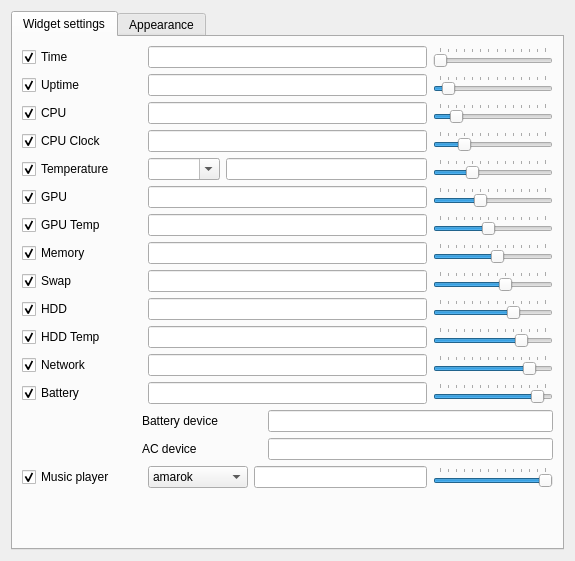
<?xml version="1.0" encoding="UTF-8"?>
<ui version="4.0">
 <class>ConfigWindow</class>
 <widget class="QWidget" name="ConfigWindow">
  <property name="geometry">
   <rect>
    <x>0</x>
    <y>0</y>
    <width>575</width>
    <height>561</height>
   </rect>
  </property>
  <property name="sizePolicy">
   <sizepolicy hsizetype="Expanding" vsizetype="Expanding">
    <horstretch>0</horstretch>
    <verstretch>0</verstretch>
   </sizepolicy>
  </property>
  <property name="minimumSize">
   <size>
    <width>575</width>
    <height>500</height>
   </size>
  </property>
  <property name="maximumSize">
   <size>
    <width>16777215</width>
    <height>16777215</height>
   </size>
  </property>
  <property name="windowTitle">
   <string>Form</string>
  </property>
  <layout class="QGridLayout" name="gridLayout">
   <item row="0" column="0">
    <widget class="QTabWidget" name="tabWidget">
     <property name="currentIndex">
      <number>0</number>
     </property>
     <widget class="QWidget" name="settings">
      <attribute name="title">
       <string>Widget settings</string>
      </attribute>
      <layout class="QVBoxLayout" name="verticalLayout_2">
       <item>
        <layout class="QHBoxLayout" name="layout_time">
         <item>
          <widget class="QCheckBox" name="checkBox_time">
           <property name="minimumSize">
            <size>
             <width>120</width>
             <height>0</height>
            </size>
           </property>
           <property name="text">
            <string notr="true">Time</string>
           </property>
           <property name="checked">
            <bool>true</bool>
           </property>
          </widget>
         </item>
         <item>
          <widget class="QLineEdit" name="lineEdit_time">
           <property name="toolTip">
            <string notr="true">$time - time in default format
$isotime - time in ISO format
$shorttime - time in short format
$longtime - time in log format
$snsntime - time in format 'string number string number'
$nsnstime - time in format 'number string number string'</string>
           </property>
           <property name="alignment">
            <set>Qt::AlignRight|Qt::AlignTrailing|Qt::AlignVCenter</set>
           </property>
          </widget>
         </item>
         <item>
          <widget class="QSlider" name="slider_time">
           <property name="maximumSize">
            <size>
             <width>120</width>
             <height>16777215</height>
            </size>
           </property>
           <property name="minimum">
            <number>1</number>
           </property>
           <property name="maximum">
            <number>14</number>
           </property>
           <property name="pageStep">
            <number>1</number>
           </property>
           <property name="orientation">
            <enum>Qt::Horizontal</enum>
           </property>
           <property name="tickPosition">
            <enum>QSlider::TicksAbove</enum>
           </property>
          </widget>
         </item>
        </layout>
       </item>
       <item>
        <layout class="QHBoxLayout" name="layout_uptime">
         <item>
          <widget class="QCheckBox" name="checkBox_uptime">
           <property name="minimumSize">
            <size>
             <width>120</width>
             <height>0</height>
            </size>
           </property>
           <property name="text">
            <string notr="true">Uptime</string>
           </property>
           <property name="checked">
            <bool>true</bool>
           </property>
          </widget>
         </item>
         <item>
          <widget class="QLineEdit" name="lineEdit_uptime">
           <property name="toolTip">
            <string notr="true">$uptime - uptime</string>
           </property>
           <property name="alignment">
            <set>Qt::AlignRight|Qt::AlignTrailing|Qt::AlignVCenter</set>
           </property>
          </widget>
         </item>
         <item>
          <widget class="QSlider" name="slider_uptime">
           <property name="maximumSize">
            <size>
             <width>120</width>
             <height>16777215</height>
            </size>
           </property>
           <property name="minimum">
            <number>1</number>
           </property>
           <property name="maximum">
            <number>14</number>
           </property>
           <property name="pageStep">
            <number>1</number>
           </property>
           <property name="value">
            <number>2</number>
           </property>
           <property name="orientation">
            <enum>Qt::Horizontal</enum>
           </property>
           <property name="tickPosition">
            <enum>QSlider::TicksAbove</enum>
           </property>
          </widget>
         </item>
        </layout>
       </item>
       <item>
        <layout class="QHBoxLayout" name="layout_cpu">
         <item>
          <widget class="QCheckBox" name="checkBox_cpu">
           <property name="minimumSize">
            <size>
             <width>120</width>
             <height>0</height>
            </size>
           </property>
           <property name="text">
            <string notr="true">CPU</string>
           </property>
           <property name="checked">
            <bool>true</bool>
           </property>
          </widget>
         </item>
         <item>
          <widget class="QLineEdit" name="lineEdit_cpu">
           <property name="toolTip">
            <string notr="true">$cpu - total load CPU, %
$ccpu - load CPU for each core, %</string>
           </property>
           <property name="alignment">
            <set>Qt::AlignRight|Qt::AlignTrailing|Qt::AlignVCenter</set>
           </property>
          </widget>
         </item>
         <item>
          <widget class="QSlider" name="slider_cpu">
           <property name="maximumSize">
            <size>
             <width>120</width>
             <height>16777215</height>
            </size>
           </property>
           <property name="minimum">
            <number>1</number>
           </property>
           <property name="maximum">
            <number>14</number>
           </property>
           <property name="pageStep">
            <number>1</number>
           </property>
           <property name="value">
            <number>3</number>
           </property>
           <property name="orientation">
            <enum>Qt::Horizontal</enum>
           </property>
           <property name="tickPosition">
            <enum>QSlider::TicksAbove</enum>
           </property>
          </widget>
         </item>
        </layout>
       </item>
       <item>
        <layout class="QHBoxLayout" name="layout_cpuclock">
         <item>
          <widget class="QCheckBox" name="checkBox_cpuclock">
           <property name="minimumSize">
            <size>
             <width>120</width>
             <height>0</height>
            </size>
           </property>
           <property name="text">
            <string notr="true">CPU Clock</string>
           </property>
           <property name="checked">
            <bool>true</bool>
           </property>
          </widget>
         </item>
         <item>
          <widget class="QLineEdit" name="lineEdit_cpuclock">
           <property name="toolTip">
            <string notr="true">$cpucl - average CPU clock, MHz
$ccpucl - CPU clock for each core, MHz</string>
           </property>
           <property name="alignment">
            <set>Qt::AlignRight|Qt::AlignTrailing|Qt::AlignVCenter</set>
           </property>
          </widget>
         </item>
         <item>
          <widget class="QSlider" name="slider_cpuclock">
           <property name="maximumSize">
            <size>
             <width>120</width>
             <height>16777215</height>
            </size>
           </property>
           <property name="minimum">
            <number>1</number>
           </property>
           <property name="maximum">
            <number>14</number>
           </property>
           <property name="pageStep">
            <number>1</number>
           </property>
           <property name="value">
            <number>4</number>
           </property>
           <property name="orientation">
            <enum>Qt::Horizontal</enum>
           </property>
           <property name="tickPosition">
            <enum>QSlider::TicksAbove</enum>
           </property>
          </widget>
         </item>
        </layout>
       </item>
       <item>
        <layout class="QHBoxLayout" name="layout_temp">
         <item>
          <widget class="QCheckBox" name="checkBox_temp">
           <property name="minimumSize">
            <size>
             <width>120</width>
             <height>0</height>
            </size>
           </property>
           <property name="text">
            <string notr="true">Temperature</string>
           </property>
           <property name="checked">
            <bool>true</bool>
           </property>
          </widget>
         </item>
         <item>
          <widget class="QComboBox" name="comboBox_temp">
           <property name="maximumSize">
            <size>
             <width>150</width>
             <height>16777215</height>
            </size>
           </property>
           <property name="editable">
            <bool>true</bool>
           </property>
          </widget>
         </item>
         <item>
          <widget class="QLineEdit" name="lineEdit_temp">
           <property name="toolTip">
            <string notr="true">$temp - physical temperature on CPU</string>
           </property>
           <property name="alignment">
            <set>Qt::AlignRight|Qt::AlignTrailing|Qt::AlignVCenter</set>
           </property>
          </widget>
         </item>
         <item>
          <widget class="QSlider" name="slider_temp">
           <property name="maximumSize">
            <size>
             <width>120</width>
             <height>16777215</height>
            </size>
           </property>
           <property name="minimum">
            <number>1</number>
           </property>
           <property name="maximum">
            <number>14</number>
           </property>
           <property name="pageStep">
            <number>1</number>
           </property>
           <property name="value">
            <number>5</number>
           </property>
           <property name="orientation">
            <enum>Qt::Horizontal</enum>
           </property>
           <property name="tickPosition">
            <enum>QSlider::TicksAbove</enum>
           </property>
          </widget>
         </item>
        </layout>
       </item>
       <item>
        <layout class="QHBoxLayout" name="layout_gpu">
         <item>
          <widget class="QCheckBox" name="checkBox_gpu">
           <property name="minimumSize">
            <size>
             <width>120</width>
             <height>0</height>
            </size>
           </property>
           <property name="text">
            <string notr="true">GPU</string>
           </property>
           <property name="checked">
            <bool>true</bool>
           </property>
          </widget>
         </item>
         <item>
          <widget class="QLineEdit" name="lineEdit_gpu">
           <property name="toolTip">
            <string notr="true">$gpu - gpu usage, %</string>
           </property>
           <property name="alignment">
            <set>Qt::AlignRight|Qt::AlignTrailing|Qt::AlignVCenter</set>
           </property>
          </widget>
         </item>
         <item>
          <widget class="QSlider" name="slider_gpu">
           <property name="maximumSize">
            <size>
             <width>120</width>
             <height>16777215</height>
            </size>
           </property>
           <property name="minimum">
            <number>1</number>
           </property>
           <property name="maximum">
            <number>14</number>
           </property>
           <property name="pageStep">
            <number>1</number>
           </property>
           <property name="value">
            <number>6</number>
           </property>
           <property name="orientation">
            <enum>Qt::Horizontal</enum>
           </property>
           <property name="tickPosition">
            <enum>QSlider::TicksAbove</enum>
           </property>
          </widget>
         </item>
        </layout>
       </item>
       <item>
        <layout class="QHBoxLayout" name="layout_gpuTemp">
         <item>
          <widget class="QCheckBox" name="checkBox_gpuTemp">
           <property name="minimumSize">
            <size>
             <width>120</width>
             <height>0</height>
            </size>
           </property>
           <property name="text">
            <string notr="true">GPU Temp</string>
           </property>
           <property name="checked">
            <bool>true</bool>
           </property>
          </widget>
         </item>
         <item>
          <widget class="QLineEdit" name="lineEdit_gpuTemp">
           <property name="toolTip">
            <string notr="true">$gputemp - physical temperature on GPU</string>
           </property>
           <property name="alignment">
            <set>Qt::AlignRight|Qt::AlignTrailing|Qt::AlignVCenter</set>
           </property>
          </widget>
         </item>
         <item>
          <widget class="QSlider" name="slider_gpuTemp">
           <property name="maximumSize">
            <size>
             <width>120</width>
             <height>16777215</height>
            </size>
           </property>
           <property name="minimum">
            <number>1</number>
           </property>
           <property name="maximum">
            <number>14</number>
           </property>
           <property name="pageStep">
            <number>1</number>
           </property>
           <property name="value">
            <number>7</number>
           </property>
           <property name="orientation">
            <enum>Qt::Horizontal</enum>
           </property>
           <property name="tickPosition">
            <enum>QSlider::TicksAbove</enum>
           </property>
          </widget>
         </item>
        </layout>
       </item>
       <item>
        <layout class="QHBoxLayout" name="layout_mem">
         <item>
          <widget class="QCheckBox" name="checkBox_mem">
           <property name="minimumSize">
            <size>
             <width>120</width>
             <height>0</height>
            </size>
           </property>
           <property name="text">
            <string notr="true">Memory</string>
           </property>
           <property name="checked">
            <bool>true</bool>
           </property>
          </widget>
         </item>
         <item>
          <widget class="QLineEdit" name="lineEdit_mem">
           <property name="toolTip">
            <string notr="true">$mem - RAM usage, %
$memmb - RAM usage, MB</string>
           </property>
           <property name="alignment">
            <set>Qt::AlignRight|Qt::AlignTrailing|Qt::AlignVCenter</set>
           </property>
          </widget>
         </item>
         <item>
          <widget class="QSlider" name="slider_mem">
           <property name="maximumSize">
            <size>
             <width>120</width>
             <height>16777215</height>
            </size>
           </property>
           <property name="minimum">
            <number>1</number>
           </property>
           <property name="maximum">
            <number>14</number>
           </property>
           <property name="pageStep">
            <number>1</number>
           </property>
           <property name="value">
            <number>8</number>
           </property>
           <property name="orientation">
            <enum>Qt::Horizontal</enum>
           </property>
           <property name="tickPosition">
            <enum>QSlider::TicksAbove</enum>
           </property>
          </widget>
         </item>
        </layout>
       </item>
       <item>
        <layout class="QHBoxLayout" name="layout_swap">
         <item>
          <widget class="QCheckBox" name="checkBox_swap">
           <property name="minimumSize">
            <size>
             <width>120</width>
             <height>0</height>
            </size>
           </property>
           <property name="text">
            <string notr="true">Swap</string>
           </property>
           <property name="checked">
            <bool>true</bool>
           </property>
          </widget>
         </item>
         <item>
          <widget class="QLineEdit" name="lineEdit_swap">
           <property name="toolTip">
            <string notr="true">$swap - swap usage, %
$swapmb - swap usage, MB</string>
           </property>
           <property name="alignment">
            <set>Qt::AlignRight|Qt::AlignTrailing|Qt::AlignVCenter</set>
           </property>
          </widget>
         </item>
         <item>
          <widget class="QSlider" name="slider_swap">
           <property name="maximumSize">
            <size>
             <width>120</width>
             <height>16777215</height>
            </size>
           </property>
           <property name="minimum">
            <number>1</number>
           </property>
           <property name="maximum">
            <number>14</number>
           </property>
           <property name="pageStep">
            <number>1</number>
           </property>
           <property name="value">
            <number>9</number>
           </property>
           <property name="orientation">
            <enum>Qt::Horizontal</enum>
           </property>
           <property name="tickPosition">
            <enum>QSlider::TicksAbove</enum>
           </property>
          </widget>
         </item>
        </layout>
       </item>
       <item>
        <layout class="QHBoxLayout" name="layout_hdd">
         <item>
          <widget class="QCheckBox" name="checkBox_hdd">
           <property name="minimumSize">
            <size>
             <width>120</width>
             <height>0</height>
            </size>
           </property>
           <property name="text">
            <string notr="true">HDD</string>
           </property>
           <property name="checked">
            <bool>true</bool>
           </property>
          </widget>
         </item>
         <item>
          <widget class="QLineEdit" name="lineEdit_hdd">
           <property name="toolTip">
            <string notr="true">@@/;@@ - mount point usage, %</string>
           </property>
           <property name="alignment">
            <set>Qt::AlignRight|Qt::AlignTrailing|Qt::AlignVCenter</set>
           </property>
          </widget>
         </item>
         <item>
          <widget class="QSlider" name="slider_hdd">
           <property name="maximumSize">
            <size>
             <width>120</width>
             <height>16777215</height>
            </size>
           </property>
           <property name="minimum">
            <number>1</number>
           </property>
           <property name="maximum">
            <number>14</number>
           </property>
           <property name="pageStep">
            <number>1</number>
           </property>
           <property name="value">
            <number>10</number>
           </property>
           <property name="orientation">
            <enum>Qt::Horizontal</enum>
           </property>
           <property name="tickPosition">
            <enum>QSlider::TicksAbove</enum>
           </property>
          </widget>
         </item>
        </layout>
       </item>
       <item>
        <layout class="QHBoxLayout" name="layout_hddTemp">
         <item>
          <widget class="QCheckBox" name="checkBox_hddTemp">
           <property name="minimumSize">
            <size>
             <width>120</width>
             <height>0</height>
            </size>
           </property>
           <property name="text">
            <string notr="true">HDD Temp</string>
           </property>
           <property name="checked">
            <bool>true</bool>
           </property>
          </widget>
         </item>
         <item>
          <widget class="QLineEdit" name="lineEdit_hddTemp">
           <property name="toolTip">
            <string notr="true">@@/dev/sda@@ - physical temperature on /dev/sda</string>
           </property>
           <property name="alignment">
            <set>Qt::AlignRight|Qt::AlignTrailing|Qt::AlignVCenter</set>
           </property>
          </widget>
         </item>
         <item>
          <widget class="QSlider" name="slider_hddTemp">
           <property name="maximumSize">
            <size>
             <width>120</width>
             <height>16777215</height>
            </size>
           </property>
           <property name="minimum">
            <number>1</number>
           </property>
           <property name="maximum">
            <number>14</number>
           </property>
           <property name="pageStep">
            <number>1</number>
           </property>
           <property name="value">
            <number>11</number>
           </property>
           <property name="orientation">
            <enum>Qt::Horizontal</enum>
           </property>
           <property name="tickPosition">
            <enum>QSlider::TicksAbove</enum>
           </property>
          </widget>
         </item>
        </layout>
       </item>
       <item>
        <layout class="QHBoxLayout" name="layout_net">
         <item>
          <widget class="QCheckBox" name="checkBox_net">
           <property name="minimumSize">
            <size>
             <width>120</width>
             <height>0</height>
            </size>
           </property>
           <property name="text">
            <string notr="true">Network</string>
           </property>
           <property name="checked">
            <bool>true</bool>
           </property>
          </widget>
         </item>
         <item>
          <widget class="QLineEdit" name="lineEdit_net">
           <property name="toolTip">
            <string notr="true">$net - network speed, down/up, KB/s
$netdev - current network device
@@eth0@@ - disable auto select device and set specified device</string>
           </property>
           <property name="alignment">
            <set>Qt::AlignRight|Qt::AlignTrailing|Qt::AlignVCenter</set>
           </property>
          </widget>
         </item>
         <item>
          <widget class="QSlider" name="slider_net">
           <property name="maximumSize">
            <size>
             <width>120</width>
             <height>16777215</height>
            </size>
           </property>
           <property name="minimum">
            <number>1</number>
           </property>
           <property name="maximum">
            <number>14</number>
           </property>
           <property name="pageStep">
            <number>1</number>
           </property>
           <property name="value">
            <number>12</number>
           </property>
           <property name="orientation">
            <enum>Qt::Horizontal</enum>
           </property>
           <property name="tickPosition">
            <enum>QSlider::TicksAbove</enum>
           </property>
          </widget>
         </item>
        </layout>
       </item>
       <item>
        <layout class="QHBoxLayout" name="layout_bat">
         <item>
          <widget class="QCheckBox" name="checkBox_bat">
           <property name="minimumSize">
            <size>
             <width>120</width>
             <height>0</height>
            </size>
           </property>
           <property name="text">
            <string notr="true">Battery</string>
           </property>
           <property name="checked">
            <bool>true</bool>
           </property>
          </widget>
         </item>
         <item>
          <widget class="QLineEdit" name="lineEdit_bat">
           <property name="toolTip">
            <string notr="true">$bat - battery charge, %
$ac - AC status</string>
           </property>
           <property name="alignment">
            <set>Qt::AlignRight|Qt::AlignTrailing|Qt::AlignVCenter</set>
           </property>
          </widget>
         </item>
         <item>
          <widget class="QSlider" name="slider_bat">
           <property name="maximumSize">
            <size>
             <width>120</width>
             <height>16777215</height>
            </size>
           </property>
           <property name="minimum">
            <number>1</number>
           </property>
           <property name="maximum">
            <number>14</number>
           </property>
           <property name="pageStep">
            <number>1</number>
           </property>
           <property name="value">
            <number>13</number>
           </property>
           <property name="orientation">
            <enum>Qt::Horizontal</enum>
           </property>
           <property name="tickPosition">
            <enum>QSlider::TicksAbove</enum>
           </property>
          </widget>
         </item>
        </layout>
       </item>
       <item>
        <layout class="QHBoxLayout" name="layout_batdev">
         <item>
          <spacer name="spacer_batdev">
           <property name="orientation">
            <enum>Qt::Horizontal</enum>
           </property>
           <property name="sizeType">
            <enum>QSizePolicy::Preferred</enum>
           </property>
           <property name="sizeHint" stdset="0">
            <size>
             <width>120</width>
             <height>20</height>
            </size>
           </property>
          </spacer>
         </item>
         <item>
          <widget class="QLabel" name="label_batdev">
           <property name="minimumSize">
            <size>
             <width>120</width>
             <height>0</height>
            </size>
           </property>
           <property name="text">
            <string>Battery device</string>
           </property>
          </widget>
         </item>
         <item>
          <widget class="QLineEdit" name="lineEdit_batdev">
           <property name="toolTip">
            <string notr="true">&quot;/sys/class/power_supply/BAT0/capacity&quot; by default</string>
           </property>
           <property name="alignment">
            <set>Qt::AlignRight|Qt::AlignTrailing|Qt::AlignVCenter</set>
           </property>
          </widget>
         </item>
        </layout>
       </item>
       <item>
        <layout class="QHBoxLayout" name="layout_acdev">
         <item>
          <spacer name="spacer_acdev">
           <property name="orientation">
            <enum>Qt::Horizontal</enum>
           </property>
           <property name="sizeType">
            <enum>QSizePolicy::Preferred</enum>
           </property>
           <property name="sizeHint" stdset="0">
            <size>
             <width>120</width>
             <height>20</height>
            </size>
           </property>
          </spacer>
         </item>
         <item>
          <widget class="QLabel" name="label_acdev">
           <property name="minimumSize">
            <size>
             <width>120</width>
             <height>0</height>
            </size>
           </property>
           <property name="text">
            <string>AC device</string>
           </property>
          </widget>
         </item>
         <item>
          <widget class="QLineEdit" name="lineEdit_acdev">
           <property name="toolTip">
            <string notr="true">&quot;/sys/class/power_supply/AC/online&quot; by default</string>
           </property>
           <property name="alignment">
            <set>Qt::AlignRight|Qt::AlignTrailing|Qt::AlignVCenter</set>
           </property>
          </widget>
         </item>
        </layout>
       </item>
       <item>
        <layout class="QHBoxLayout" name="layout_player">
         <item>
          <widget class="QCheckBox" name="checkBox_player">
           <property name="minimumSize">
            <size>
             <width>120</width>
             <height>0</height>
            </size>
           </property>
           <property name="text">
            <string notr="true">Music player</string>
           </property>
           <property name="checked">
            <bool>true</bool>
           </property>
          </widget>
         </item>
         <item>
          <widget class="QComboBox" name="comboBox_player">
           <property name="minimumSize">
            <size>
             <width>100</width>
             <height>0</height>
            </size>
           </property>
           <item>
            <property name="text">
             <string>amarok</string>
            </property>
           </item>
           <item>
            <property name="text">
             <string>mpd</string>
            </property>
           </item>
           <item>
            <property name="text">
             <string>qmmp</string>
            </property>
           </item>
          </widget>
         </item>
         <item>
          <widget class="QLineEdit" name="lineEdit_player">
           <property name="toolTip">
            <string notr="true">$album - song album
$artist - song artist
$progress - song progress
$time - song duration
$title - song title</string>
           </property>
           <property name="alignment">
            <set>Qt::AlignRight|Qt::AlignTrailing|Qt::AlignVCenter</set>
           </property>
          </widget>
         </item>
         <item>
          <widget class="QSlider" name="slider_player">
           <property name="maximumSize">
            <size>
             <width>120</width>
             <height>16777215</height>
            </size>
           </property>
           <property name="minimum">
            <number>1</number>
           </property>
           <property name="maximum">
            <number>14</number>
           </property>
           <property name="pageStep">
            <number>1</number>
           </property>
           <property name="value">
            <number>14</number>
           </property>
           <property name="orientation">
            <enum>Qt::Horizontal</enum>
           </property>
           <property name="tickPosition">
            <enum>QSlider::TicksAbove</enum>
           </property>
          </widget>
         </item>
        </layout>
       </item>
       <item>
        <spacer name="spacer_elements">
         <property name="orientation">
          <enum>Qt::Vertical</enum>
         </property>
         <property name="sizeHint" stdset="0">
          <size>
           <width>20</width>
           <height>0</height>
          </size>
         </property>
        </spacer>
       </item>
      </layout>
     </widget>
     <widget class="QWidget" name="appearance">
      <attribute name="title">
       <string>Appearance</string>
      </attribute>
      <layout class="QVBoxLayout" name="verticalLayout_3">
       <item>
        <layout class="QHBoxLayout" name="layout_interval">
         <item>
          <widget class="QLabel" name="label_interval">
           <property name="minimumSize">
            <size>
             <width>120</width>
             <height>0</height>
            </size>
           </property>
           <property name="text">
            <string notr="true">Time interval</string>
           </property>
          </widget>
         </item>
         <item>
          <spacer name="spacer_interval">
           <property name="orientation">
            <enum>Qt::Horizontal</enum>
           </property>
           <property name="sizeHint" stdset="0">
            <size>
             <width>40</width>
             <height>20</height>
            </size>
           </property>
          </spacer>
         </item>
         <item>
          <widget class="QSpinBox" name="spinBox_interval">
           <property name="minimumSize">
            <size>
             <width>180</width>
             <height>0</height>
            </size>
           </property>
           <property name="alignment">
            <set>Qt::AlignRight|Qt::AlignTrailing|Qt::AlignVCenter</set>
           </property>
           <property name="minimum">
            <number>1</number>
           </property>
           <property name="maximum">
            <number>10000</number>
           </property>
           <property name="singleStep">
            <number>500</number>
           </property>
           <property name="value">
            <number>2000</number>
           </property>
          </widget>
         </item>
        </layout>
       </item>
       <item>
        <layout class="QHBoxLayout" name="layout_font">
         <item>
          <widget class="QLabel" name="label_font">
           <property name="minimumSize">
            <size>
             <width>120</width>
             <height>0</height>
            </size>
           </property>
           <property name="text">
            <string notr="true">Font</string>
           </property>
          </widget>
         </item>
         <item>
          <spacer name="spacer_font">
           <property name="orientation">
            <enum>Qt::Horizontal</enum>
           </property>
           <property name="sizeHint" stdset="0">
            <size>
             <width>40</width>
             <height>20</height>
            </size>
           </property>
          </spacer>
         </item>
         <item>
          <widget class="QFontComboBox" name="fontComboBox">
           <property name="minimumSize">
            <size>
             <width>180</width>
             <height>0</height>
            </size>
           </property>
          </widget>
         </item>
        </layout>
       </item>
       <item>
        <layout class="QHBoxLayout" name="layout_fontSize">
         <item>
          <widget class="QLabel" name="label_fontSize">
           <property name="minimumSize">
            <size>
             <width>120</width>
             <height>0</height>
            </size>
           </property>
           <property name="text">
            <string notr="true">Font size</string>
           </property>
          </widget>
         </item>
         <item>
          <spacer name="spacer_fontSize">
           <property name="orientation">
            <enum>Qt::Horizontal</enum>
           </property>
           <property name="sizeHint" stdset="0">
            <size>
             <width>40</width>
             <height>20</height>
            </size>
           </property>
          </spacer>
         </item>
         <item>
          <widget class="QSpinBox" name="spinBox_fontSize">
           <property name="minimumSize">
            <size>
             <width>180</width>
             <height>0</height>
            </size>
           </property>
           <property name="alignment">
            <set>Qt::AlignRight|Qt::AlignTrailing|Qt::AlignVCenter</set>
           </property>
           <property name="minimum">
            <number>1</number>
           </property>
           <property name="maximum">
            <number>99</number>
           </property>
           <property name="singleStep">
            <number>1</number>
           </property>
           <property name="value">
            <number>12</number>
           </property>
          </widget>
         </item>
        </layout>
       </item>
       <item>
        <layout class="QHBoxLayout" name="layout_color">
         <item>
          <widget class="QLabel" name="label_color">
           <property name="minimumSize">
            <size>
             <width>120</width>
             <height>0</height>
            </size>
           </property>
           <property name="text">
            <string notr="true">Font color</string>
           </property>
          </widget>
         </item>
         <item>
          <spacer name="spacer_color">
           <property name="orientation">
            <enum>Qt::Horizontal</enum>
           </property>
           <property name="sizeHint" stdset="0">
            <size>
             <width>40</width>
             <height>20</height>
            </size>
           </property>
          </spacer>
         </item>
         <item>
          <widget class="KColorCombo" name="kcolorcombo">
           <property name="minimumSize">
            <size>
             <width>180</width>
             <height>0</height>
            </size>
           </property>
          </widget>
         </item>
        </layout>
       </item>
       <item>
        <layout class="QHBoxLayout" name="layout_style">
         <item>
          <widget class="QLabel" name="label_style">
           <property name="minimumSize">
            <size>
             <width>120</width>
             <height>0</height>
            </size>
           </property>
           <property name="text">
            <string notr="true">Font style</string>
           </property>
          </widget>
         </item>
         <item>
          <spacer name="spacer_style">
           <property name="orientation">
            <enum>Qt::Horizontal</enum>
           </property>
           <property name="sizeHint" stdset="0">
            <size>
             <width>40</width>
             <height>20</height>
            </size>
           </property>
          </spacer>
         </item>
         <item>
          <widget class="QComboBox" name="comboBox_style">
           <property name="minimumSize">
            <size>
             <width>180</width>
             <height>0</height>
            </size>
           </property>
           <item>
            <property name="text">
             <string notr="true">normal</string>
            </property>
           </item>
           <item>
            <property name="text">
             <string notr="true">italic</string>
            </property>
           </item>
          </widget>
         </item>
        </layout>
       </item>
       <item>
        <layout class="QHBoxLayout" name="layout_weight">
         <item>
          <widget class="QLabel" name="label_weight">
           <property name="minimumSize">
            <size>
             <width>120</width>
             <height>0</height>
            </size>
           </property>
           <property name="text">
            <string notr="true">Font weight</string>
           </property>
          </widget>
         </item>
         <item>
          <spacer name="spacer_weight">
           <property name="orientation">
            <enum>Qt::Horizontal</enum>
           </property>
           <property name="sizeHint" stdset="0">
            <size>
             <width>40</width>
             <height>19</height>
            </size>
           </property>
          </spacer>
         </item>
         <item>
          <widget class="QSpinBox" name="spinBox_weight">
           <property name="minimumSize">
            <size>
             <width>180</width>
             <height>0</height>
            </size>
           </property>
           <property name="alignment">
            <set>Qt::AlignRight|Qt::AlignTrailing|Qt::AlignVCenter</set>
           </property>
           <property name="minimum">
            <number>1</number>
           </property>
           <property name="maximum">
            <number>1000</number>
           </property>
           <property name="singleStep">
            <number>50</number>
           </property>
           <property name="value">
            <number>400</number>
           </property>
          </widget>
         </item>
        </layout>
       </item>
       <item>
        <spacer name="spacer_text">
         <property name="orientation">
          <enum>Qt::Vertical</enum>
         </property>
         <property name="sizeHint" stdset="0">
          <size>
           <width>20</width>
           <height>40</height>
          </size>
         </property>
        </spacer>
       </item>
      </layout>
     </widget>
    </widget>
   </item>
  </layout>
 </widget>
 <customwidgets>
  <customwidget>
   <class>KColorCombo</class>
   <extends>QComboBox</extends>
   <header>kcolorcombo.h</header>
  </customwidget>
 </customwidgets>
 <tabstops>
  <tabstop>tabWidget</tabstop>
  <tabstop>checkBox_time</tabstop>
  <tabstop>lineEdit_time</tabstop>
  <tabstop>slider_time</tabstop>
  <tabstop>checkBox_uptime</tabstop>
  <tabstop>lineEdit_uptime</tabstop>
  <tabstop>slider_uptime</tabstop>
  <tabstop>checkBox_cpu</tabstop>
  <tabstop>lineEdit_cpu</tabstop>
  <tabstop>slider_cpu</tabstop>
  <tabstop>checkBox_cpuclock</tabstop>
  <tabstop>lineEdit_cpuclock</tabstop>
  <tabstop>slider_cpuclock</tabstop>
  <tabstop>checkBox_temp</tabstop>
  <tabstop>comboBox_temp</tabstop>
  <tabstop>lineEdit_temp</tabstop>
  <tabstop>slider_temp</tabstop>
  <tabstop>checkBox_gpu</tabstop>
  <tabstop>lineEdit_gpu</tabstop>
  <tabstop>slider_gpu</tabstop>
  <tabstop>checkBox_gpuTemp</tabstop>
  <tabstop>lineEdit_gpuTemp</tabstop>
  <tabstop>slider_gpuTemp</tabstop>
  <tabstop>checkBox_mem</tabstop>
  <tabstop>lineEdit_mem</tabstop>
  <tabstop>slider_mem</tabstop>
  <tabstop>checkBox_swap</tabstop>
  <tabstop>lineEdit_swap</tabstop>
  <tabstop>slider_swap</tabstop>
  <tabstop>checkBox_hdd</tabstop>
  <tabstop>lineEdit_hdd</tabstop>
  <tabstop>slider_hdd</tabstop>
  <tabstop>checkBox_hddTemp</tabstop>
  <tabstop>lineEdit_hddTemp</tabstop>
  <tabstop>slider_hddTemp</tabstop>
  <tabstop>checkBox_net</tabstop>
  <tabstop>lineEdit_net</tabstop>
  <tabstop>slider_net</tabstop>
  <tabstop>checkBox_bat</tabstop>
  <tabstop>lineEdit_bat</tabstop>
  <tabstop>slider_bat</tabstop>
  <tabstop>lineEdit_batdev</tabstop>
  <tabstop>lineEdit_acdev</tabstop>
  <tabstop>checkBox_player</tabstop>
  <tabstop>comboBox_player</tabstop>
  <tabstop>lineEdit_player</tabstop>
  <tabstop>slider_player</tabstop>
  <tabstop>spinBox_interval</tabstop>
  <tabstop>fontComboBox</tabstop>
  <tabstop>spinBox_fontSize</tabstop>
  <tabstop>kcolorcombo</tabstop>
  <tabstop>comboBox_style</tabstop>
  <tabstop>spinBox_weight</tabstop>
 </tabstops>
 <resources/>
 <connections/>
</ui>
